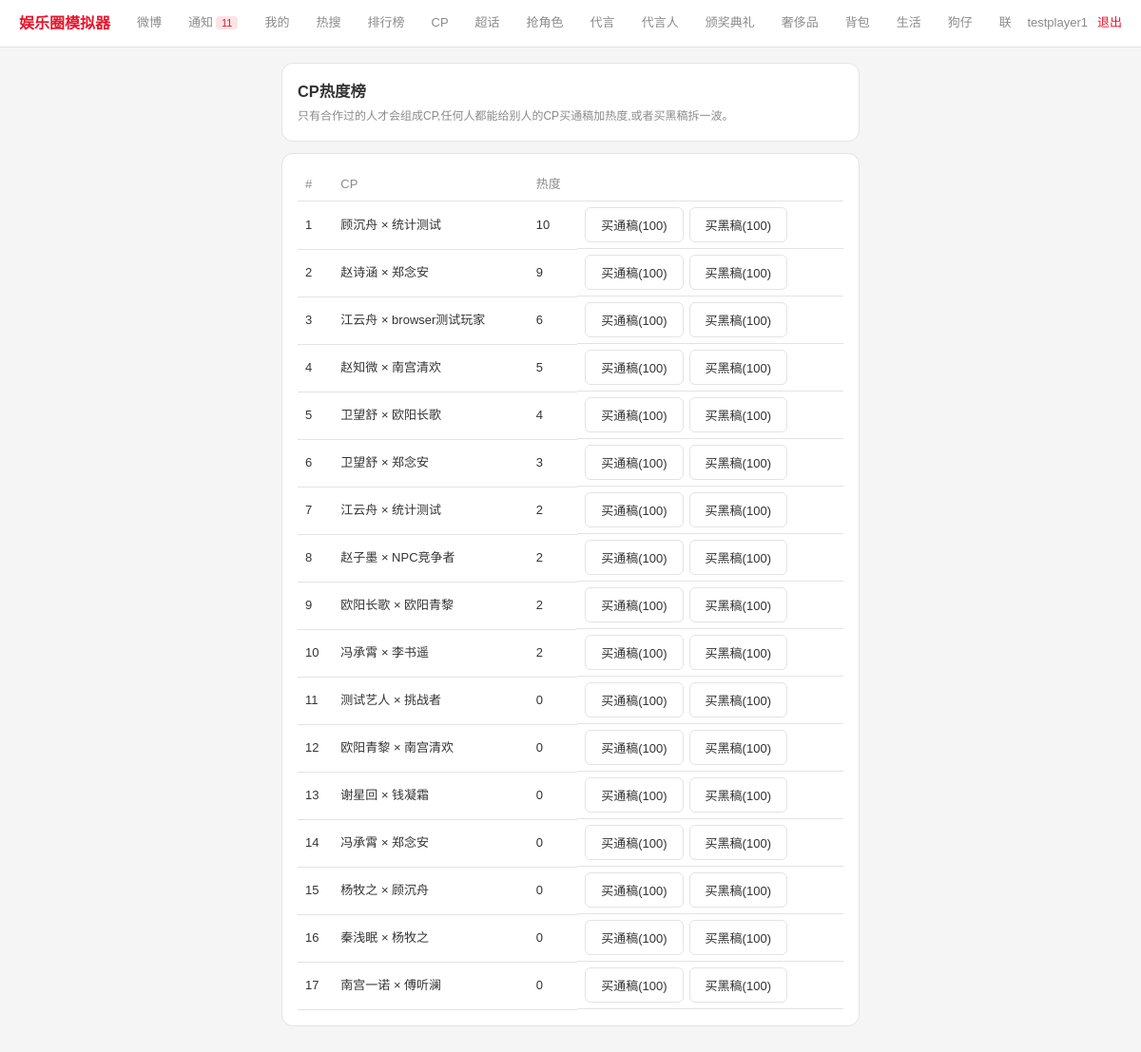
/cp (signed in), run on the app's committed database.
### tables this page shows
CREATE TABLE cp_pairs (
    id           INTEGER PRIMARY KEY AUTOINCREMENT,
    player_a_id  INTEGER NOT NULL,
    player_b_id  INTEGER NOT NULL,
    heat         INTEGER DEFAULT 0,
    created_ts   INTEGER DEFAULT 0,
    UNIQUE(player_a_id, player_b_id)
);

CREATE TABLE players (
    id                  INTEGER PRIMARY KEY AUTOINCREMENT,
    user_id             INTEGER UNIQUE,
    is_npc              INTEGER DEFAULT 0,
    age                 INTEGER DEFAULT 18,
    gender              TEXT DEFAULT '',
    stage_name          TEXT NOT NULL DEFAULT '',
    talents             TEXT DEFAULT '{}',
    hidden_traits       TEXT DEFAULT '[]',
    career_lines        TEXT DEFAULT '[]',
    agency_id           INTEGER,
    fans_count          INTEGER DEFAULT 0,
    core_fan_loyalty    INTEGER DEFAULT 0,
    popularity          INTEGER DEFAULT 0,
    scandal_value       INTEGER DEFAULT 0,
    persona_tag         TEXT DEFAULT '',
    persona_integrity   INTEGER DEFAULT 100,
    cash                INTEGER DEFAULT 0,
    roll_count          INTEGER DEFAULT 0,
    revealed            INTEGER DEFAULT 0,
    energy              INTEGER DEFAULT 100,
    energy_updated      INTEGER DEFAULT 0,
    family_background   TEXT DEFAULT '',
    birthplace          TEXT DEFAULT '',
    true_personality    TEXT DEFAULT '',
    career_state        TEXT DEFAULT 'normal',  -- normal/blackout
    blackout_until_ts    INTEGER DEFAULT 0,
    anti_scandal_reserve INTEGER DEFAULT 0,
    endorsement_reputation INTEGER DEFAULT 0,
    awards_won          INTEGER DEFAULT 0,
    created_ts          INTEGER DEFAULT 0, fan_club_name TEXT DEFAULT '', fan_club_color TEXT DEFAULT '', notifications_seen_ts INTEGER DEFAULT 0, health INTEGER DEFAULT 100, last_rest_ts INTEGER DEFAULT 0, last_travel_ts INTEGER DEFAULT 0,
    FOREIGN KEY (user_id) REFERENCES users(id)
);

### app.py (the view)
@app.route('/cp')
@login_required
def cp_page():
    rows = q("""SELECT cp.id, cp.heat, pa.stage_name as a_name, pb.stage_name as b_name
               FROM cp_pairs cp
               JOIN players pa ON pa.id = cp.player_a_id
               JOIN players pb ON pb.id = cp.player_b_id
               ORDER BY cp.heat DESC LIMIT 30""")
    return render_template('cp.html', rows=rows, boost_cost=CP_BOOST_COST, smear_cost=CP_SMEAR_COST)

### app.py (called while the page is built)
def get_db():
    db = getattr(g, '_db', None)
    if db is None:
        db = g._db = sqlite3.connect(DB_PATH)
        db.row_factory = sqlite3.Row
        db.execute("PRAGMA journal_mode=WAL")
        db.execute("PRAGMA foreign_keys=ON")
    return db

def q(sql, args=(), one=False):
    cur = get_db().execute(sql, args)
    return cur.fetchone() if one else cur.fetchall()

def run(sql, args=()):
    db = get_db()
    cur = db.execute(sql, args)
    db.commit()
    return cur

def login_required(f):
    @wraps(f)
    def w(*a, **kw):
        if 'uid' not in S:
            return redirect(url_for('login'))
        return f(*a, **kw)
    return w

def get_effective_energy(player_id):
    row = q("SELECT energy, energy_updated FROM players WHERE id=?", (player_id,), one=True)
    if not row:
        return 0
    base_ts = row['energy_updated'] or now_ts()
    elapsed = now_ts() - base_ts
    regen = elapsed // ENERGY_REGEN_SECONDS
    if regen <= 0:
        return row['energy']
    new_energy = min(MAX_ENERGY, row['energy'] + regen)
    new_updated = base_ts + regen * ENERGY_REGEN_SECONDS
    run("UPDATE players SET energy=?, energy_updated=? WHERE id=?", (new_energy, new_updated, player_id))
    return new_energy

def me():
    uid = S.get('uid')
    if not uid:
        return None
    row = q("SELECT * FROM players WHERE user_id=?", (uid,), one=True)
    if not row:
        return None
    player = dict(row)
    player['energy'] = get_effective_energy(player['id'])
    return player

@app.context_processor
def inject_notification_count():
    player = me()
    if not player:
        return {'notification_count': 0}
    return {'notification_count': get_notification_count(player['id'])['total']}

### templates/cp.html (shortened to what this page needs)
{% extends "base.html" %}
{% block content %}
<div class="card">
  <h3 style="margin-bottom:4px">CP热度榜</h3>
  <p class="muted">只有合作过的人才会组成CP,任何人都能给别人的CP买通稿加热度,或者买黑稿拆一波。</p>
</div>
<div class="card">
  <table>
    <tr><th>#</th><th>CP</th><th>热度</th><th></th></tr>
    {% for r in rows %}
    <tr>
      <td>{{ loop.index }}</td>
      <td>{{ r.a_name }} × {{ r.b_name }}</td>
      <td>{{ r.heat }}</td>
      <td style="display:flex;gap:6px">
        <form method="post" action="{{ url_for('cp_boost') }}">
          <button class="btn">买通稿({{ boost_cost }})</button>
        </form>
        <form method="post" action="{{ url_for('cp_smear') }}">
          <button class="btn">买黑稿({{ smear_cost }})</button>
        </form>
      </td>
    </tr>
    {% else %}
    <tr><td colspan="4" class="muted">还没有人合作过,快去联合营业里凑一对。</td></tr>
    {% endfor %}
  </table>
</div>
{% endblock %}

### templates/base.html (style rules this page uses)
:root { --bg:#f5f5f5;--sf:#ffffff;--sf2:#f0f0f0;--bd:#e3e3e3; --red:#e6162d;--red-dim:#fbe4e6; --text:#333333;--muted:#8b8b8b; --green:#2e8b57;--gold:#a67c1a; }
* { box-sizing:border-box;margin:0;padding:0 }
body { background:var(--bg);color:var(--text); font-family:"PingFang SC","Microsoft YaHei",sans-serif; font-size:14px;line-height:1.6;min-height:100vh }
.card { background:var(--sf);border:1px solid var(--bd);border-radius:12px;padding:16px;margin-bottom:12px }
.btn { display:inline-block;background:var(--sf);border:1px solid var(--bd);border-radius:6px; padding:8px 16px;font-size:13px;cursor:pointer;color:var(--text) }
.muted { color:var(--muted);font-size:12px }
table { width:100%;border-collapse:collapse;font-size:13px }
th,td { padding:6px 8px;text-align:left;border-bottom:1px solid var(--bd) }
th { color:var(--muted);font-weight:500 }

### data on the page
cp_pairs: a_name "顾沉舟", b_name "统计测试", heat "10", boost_cost "100", smear_cost "100"
cp_pairs: a_name "赵诗涵", b_name "郑念安", heat "9", boost_cost "100", smear_cost "100"
cp_pairs: a_name "江云舟", b_name "browser测试玩家", heat "6", boost_cost "100", smear_cost "100"
cp_pairs: a_name "赵知微", b_name "南宫清欢", heat "5", boost_cost "100", smear_cost "100"
cp_pairs: a_name "卫望舒", b_name "欧阳长歌", heat "4", boost_cost "100", smear_cost "100"
cp_pairs: a_name "卫望舒", b_name "郑念安", heat "3", boost_cost "100", smear_cost "100"
cp_pairs: a_name "江云舟", b_name "统计测试", heat "2", boost_cost "100", smear_cost "100"
cp_pairs: a_name "赵子墨", b_name "NPC竞争者", heat "2", boost_cost "100", smear_cost "100"
cp_pairs: a_name "欧阳长歌", b_name "欧阳青黎", heat "2", boost_cost "100", smear_cost "100"
cp_pairs: a_name "冯承霄", b_name "李书遥", heat "2", boost_cost "100", smear_cost "100"
cp_pairs: a_name "测试艺人", b_name "挑战者", heat "0", boost_cost "100", smear_cost "100"
cp_pairs: a_name "欧阳青黎", b_name "南宫清欢", heat "0", boost_cost "100", smear_cost "100"
cp_pairs: a_name "谢星回", b_name "钱凝霜", heat "0", boost_cost "100", smear_cost "100"
cp_pairs: a_name "冯承霄", b_name "郑念安", heat "0", boost_cost "100", smear_cost "100"
cp_pairs: a_name "杨牧之", b_name "顾沉舟", heat "0", boost_cost "100", smear_cost "100"
cp_pairs: a_name "秦浅眠", b_name "杨牧之", heat "0", boost_cost "100", smear_cost "100"
cp_pairs: a_name "南宫一诺", b_name "傅听澜", heat "0", boost_cost "100", smear_cost "100"

### other printed values
{{ notification_count }} "11"
{{ session.get('uname') }} "testplayer1"
